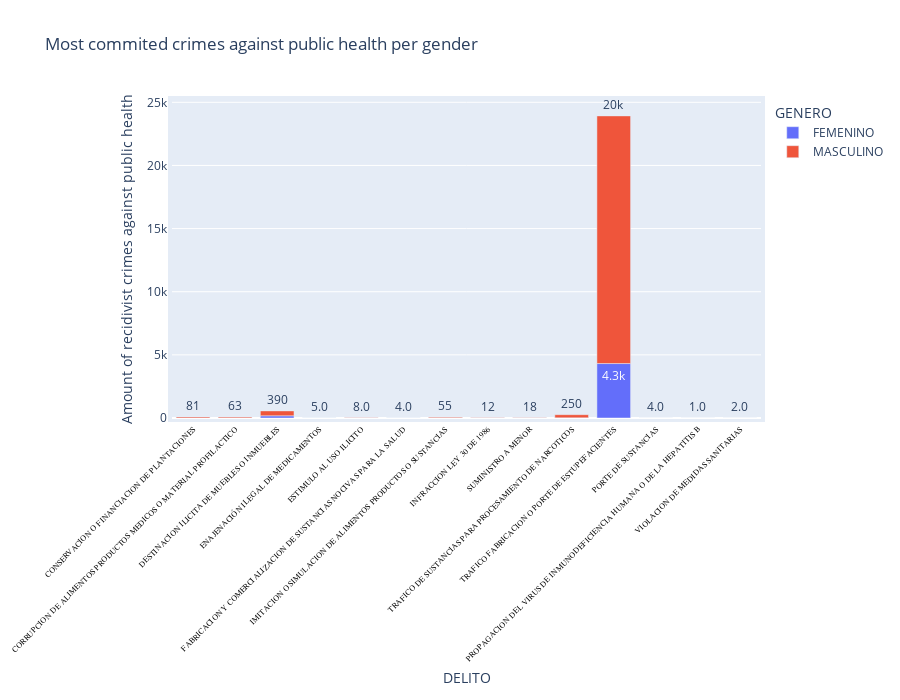

The code cell stored with this chart in its notebook:
### Code cell
fig = px.bar(female_crime, x='DELITO', y='COUNT',
             hover_data=["GENERO",'DELITO'], color='GENERO',
             labels={'COUNT':'Amount of recidivist crimes against public health'}, barmode='relative', text="COUNT")
fig.update_traces(texttemplate='%{text:.2s}', textposition='outside')
fig.update_layout(uniformtext_minsize=6, uniformtext_mode='hide', xaxis_tickangle=-45, showlegend=True, autosize=False,
                 width=900, height=700, margin=dict(l=50, r=50, b=100, t=100, pad=4 ),
                  title="Most commited crimes against public health per gender",
                 )
fig.update_xaxes( tickfont=dict(family='Rockwell', color='black', size=8)) #tickangle=45,

fig.show()

### Figure 1 — Plotly figure (JSON) as saved in the notebook; plotly's stock layout.template omitted (floating-point values rounded to 4 significant figures)
{"data": [{"alignmentgroup": "True", "customdata": [["FEMENINO", "CONSERVACION O FINANCIACION DE PLANTACIONES"], ["FEMENINO", "CORRUPCION DE ALIMENTOS PRODUCTOS MEDICOS O MATERIAL PROFILACTICO"], ["FEMENINO", "DESTINACION ILICITA DE MUEBLES O INMUEBLES"], ["FEMENINO", "ENAJENACIÓN ILEGAL DE MEDICAMENTOS"], ["FEMENINO", "ESTIMULO AL USO ILICITO"], ["FEMENINO", "FABRICACION Y COMERCIALIZACION DE SUSTANCIAS NOCIVAS PARA LA SALUD"], ["FEMENINO", "IMITACION O SIMULACION DE ALIMENTOS PRODUCTOS O SUSTANCIAS"], ["FEMENINO", "INFRACCION LEY 30 DE 1986"], ["FEMENINO", "SUMINISTRO A MENOR"], ["FEMENINO", "TRAFICO DE SUSTANCIAS PARA PROCESAMIENTO DE NARCOTICOS"], ["FEMENINO", "TRAFICO FABRICACION O PORTE DE ESTUPEFACIENTES"]], "hovertemplate": "GENERO=%{customdata[0]}<br>DELITO=%{customdata[1]}<br>Amount of recidivist crimes against public health=%{text}<extra></extra>", "legendgroup": "FEMENINO", "marker": {"color": "#636efa"}, "name": "FEMENINO", "offsetgroup": "FEMENINO", "orientation": "v", "showlegend": true, "text": [2, 8, 174, 1, 3, 1, 7, 2, 4, 10, 4313], "textposition": "outside", "texttemplate": "%{text:.2s}", "type": "bar", "x": ["CONSERVACION O FINANCIACION DE PLANTACIONES", "CORRUPCION DE ALIMENTOS PRODUCTOS MEDICOS O MATERIAL PROFILACTICO", "DESTINACION ILICITA DE MUEBLES O INMUEBLES", "ENAJENACIÓN ILEGAL DE MEDICAMENTOS", "ESTIMULO AL USO ILICITO", "FABRICACION Y COMERCIALIZACION DE SUSTANCIAS NOCIVAS PARA LA SALUD", "IMITACION O SIMULACION DE ALIMENTOS PRODUCTOS O SUSTANCIAS", "INFRACCION LEY 30 DE 1986", "SUMINISTRO A MENOR", "TRAFICO DE SUSTANCIAS PARA PROCESAMIENTO DE NARCOTICOS", "TRAFICO FABRICACION O PORTE DE ESTUPEFACIENTES"], "xaxis": "x", "y": [2, 8, 174, 1, 3, 1, 7, 2, 4, 10, 4313], "yaxis": "y"}, {"alignmentgroup": "True", "customdata": [["MASCULINO", "CONSERVACION O FINANCIACION DE PLANTACIONES"], ["MASCULINO", "CORRUPCION DE ALIMENTOS PRODUCTOS MEDICOS O MATERIAL PROFILACTICO"], ["MASCULINO", "DESTINACION ILICITA DE MUEBLES O INMUEBLES"], ["MASCULINO", "ENAJENACIÓN ILEGAL DE MEDICAMENTOS"], ["MASCULINO", "ESTIMULO AL USO ILICITO"], ["MASCULINO", "FABRICACION Y COMERCIALIZACION DE SUSTANCIAS NOCIVAS PARA LA SALUD"], ["MASCULINO", "IMITACION O SIMULACION DE ALIMENTOS PRODUCTOS O SUSTANCIAS"], ["MASCULINO", "INFRACCION LEY 30 DE 1986"], ["MASCULINO", "PORTE DE SUSTANCIAS"], ["MASCULINO", "PROPAGACION DEL VIRUS DE INMUNODEFICIENCIA HUMANA O DE LA HEPATITIS B"], ["MASCULINO", "SUMINISTRO A MENOR"], ["MASCULINO", "TRAFICO DE SUSTANCIAS PARA PROCESAMIENTO DE NARCOTICOS"], ["MASCULINO", "TRAFICO FABRICACION O PORTE DE ESTUPEFACIENTES"], ["MASCULINO", "VIOLACION DE MEDIDAS SANITARIAS"]], "hovertemplate": "GENERO=%{customdata[0]}<br>DELITO=%{customdata[1]}<br>Amount of recidivist crimes against public health=%{text}<extra></extra>", "legendgroup": "MASCULINO", "marker": {"color": "#EF553B"}, "name": "MASCULINO", "offsetgroup": "MASCULINO", "orientation": "v", "showlegend": true, "text": [81, 63, 388, 5, 8, 4, 55, 12, 4, 1, 18, 252, 19610, 2], "textposition": "outside", "texttemplate": "%{text:.2s}", "type": "bar", "x": ["CONSERVACION O FINANCIACION DE PLANTACIONES", "CORRUPCION DE ALIMENTOS PRODUCTOS MEDICOS O MATERIAL PROFILACTICO", "DESTINACION ILICITA DE MUEBLES O INMUEBLES", "ENAJENACIÓN ILEGAL DE MEDICAMENTOS", "ESTIMULO AL USO ILICITO", "FABRICACION Y COMERCIALIZACION DE SUSTANCIAS NOCIVAS PARA LA SALUD", "IMITACION O SIMULACION DE ALIMENTOS PRODUCTOS O SUSTANCIAS", "INFRACCION LEY 30 DE 1986", "PORTE DE SUSTANCIAS", "PROPAGACION DEL VIRUS DE INMUNODEFICIENCIA HUMANA O DE LA HEPATITIS B", "SUMINISTRO A MENOR", "TRAFICO DE SUSTANCIAS PARA PROCESAMIENTO DE NARCOTICOS", "TRAFICO FABRICACION O PORTE DE ESTUPEFACIENTES", "VIOLACION DE MEDIDAS SANITARIAS"], "xaxis": "x", "y": [81, 63, 388, 5, 8, 4, 55, 12, 4, 1, 18, 252, 19610, 2], "yaxis": "y"}], "layout": {"autosize": false, "barmode": "relative", "height": 700, "legend": {"title": {"text": "GENERO"}, "tracegroupgap": 0}, "margin": {"b": 100, "l": 50, "pad": 4, "r": 50, "t": 100}, "showlegend": true, "title": {"text": "Most commited crimes against public health per gender"}, "uniformtext": {"minsize": 6, "mode": "hide"}, "width": 900, "xaxis": {"anchor": "y", "domain": [0, 1], "tickangle": -45, "tickfont": {"color": "black", "family": "Rockwell", "size": 8}, "title": {"text": "DELITO"}}, "yaxis": {"anchor": "x", "domain": [0, 1], "title": {"text": "Amount of recidivist crimes against public health"}}}}
